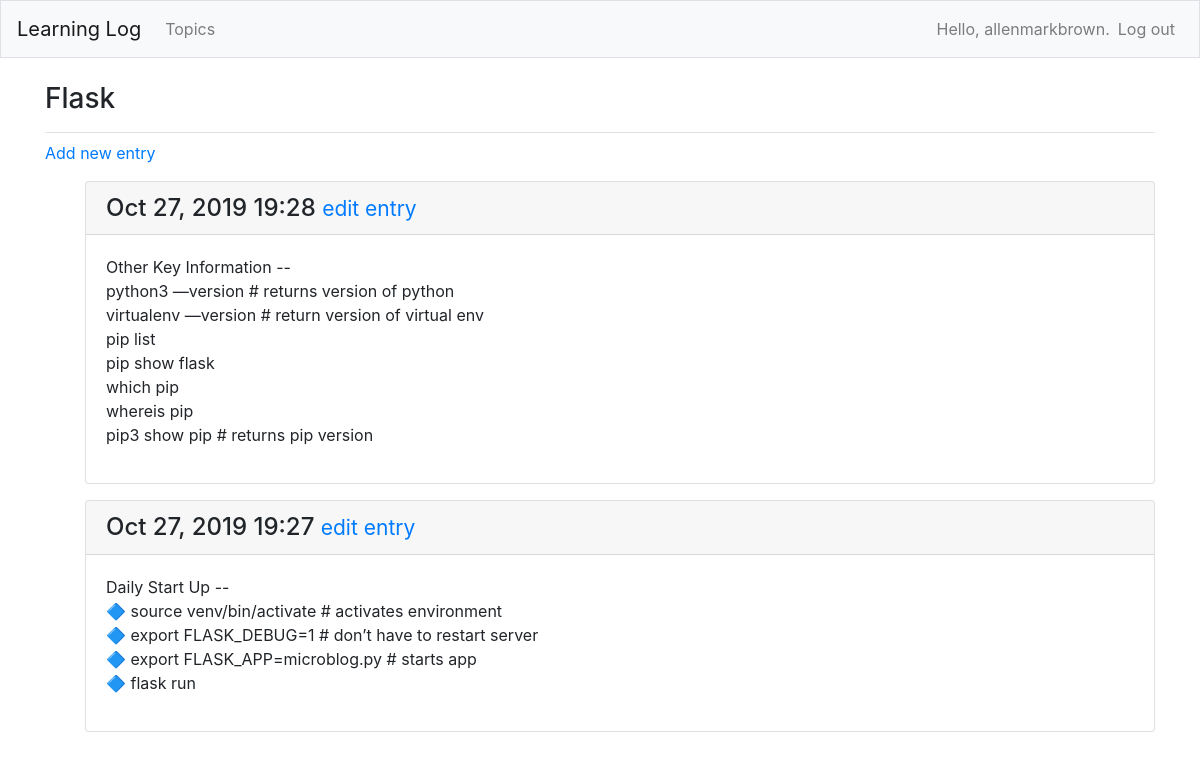
The page /topics/3/ (signed in) on the database its author committed.
### learning_logs/models.py (models this page shows, shortened)
class Topic(models.Model):
    text = models.CharField(max_length=200)
    date_added = models.DateTimeField(auto_now_add=True)
    owner = models.ForeignKey(User, on_delete=models.CASCADE)
    def __str__(self):
        return self.text

class Entry(models.Model):
    topic = models.ForeignKey(Topic, on_delete=models.CASCADE)
    text = models.TextField()
    date_added = models.DateTimeField(auto_now_add=True)
    class Meta:
        verbose_name_plural = 'entries'

### learning_logs/views.py (the view)
# urls.py: path('topics/<int:topic_id>/', views.topic, name='topic'),
@login_required
def topic(request, topic_id):
    topic = Topic.objects.get(id=topic_id)
    if topic.owner != request.user:
        raise Http404
    entries = topic.entry_set.order_by('-date_added')
    context = {'topic': topic, 'entries': entries}
    return render(request, 'learning_logs/topic.html', context)

### learning_logs/templates/learning_logs/topic.html
{% extends 'learning_logs/base.html' %}
{% block page_header %}
  <h3>{{ topic }}</h3>
{% endblock page_header %}
{% block content %}
  <p>
    <a href="{% url 'learning_logs:new_entry' topic.id %}">Add new entry</a>
  </p>
  <ul>
  {% for entry in entries %}
    <div class="card mb-3">
      <h4 class="card-header">
        {{ entry.date_added|date:'M d, Y H:i' }}
        <small><a href="{% url 'learning_logs:edit_entry' entry.id %}">
            edit entry</a></small>
      </h4>
      <div class="card-body">
        {{ entry.text|linebreaks }}
      </div>
    </div>
  {% empty %}
    <p>There are no entries for this topic yet.</p>
  {% endfor %}
{% endblock content %}

### learning_logs/templates/learning_logs/base.html (shortened to what this page needs)
{% load bootstrap4 %}
<!doctype html>
<html lang="en">
<head>
  {% bootstrap_css %}
</head>
<body>
  <nav class="navbar navbar-expand-md navbar-light bg-light mb-4 border">
    <a class="navbar-brand" href="{% url 'learning_logs:index'%}">
        Learning Log</a>
    <div class="collapse navbar-collapse" id="navbarCollapse">
      <ul class="navbar-nav mr-auto">
        <li class="nav-item">
          <a class="nav-link" href="{% url 'learning_logs:topics'%}">
              Topics</a></li>
      </ul>
      <ul class="navbar-nav ml-auto">
        {% if user.is_authenticated %}
          <li class="nav-item">
            <span class="navbar-text"}">Hello, {{ user.username }}.</span>
          </li>
          <li class="nav-item">
            <a class="nav-link" href="{% url 'users:logout' %}">Log out</a>
          </li>
        {% else %}
          <li class="nav-item">
            <a class="nav-link" href="{% url 'users:register' %}">Register</a>
          </li>
          <li class="nav-item">
            <a class="nav-link" href="{% url 'users:login' %}">Log in</a></li>
        {% endif %}
      </ul>
    </div>
  </nav>
  <main role="main" class="container">
    <div class="pb-2 mb-2 border-bottom">
      {% block page_header %}{% endblock page_header %}
    </div>
    <div>
      {% block content %}{% endblock content %}
    </div>
  </main>
</body>
</html>

### rows shown on the page
Topic: text "Flask"
Entry: date_added "Oct 27, 2019 19:28", text "Other Key Information -- python3 —version # returns version of python virtualenv —version # return version of virtual env pip list pip show flask which pip whereis pip pip3 show pip # returns pip version"
Entry: date_added "Oct 27, 2019 19:27", text "Daily Start Up -- 🔷 source venv/bin/activate # activates environment 🔷 export FLASK_DEBUG=1 # don’t have to restart server 🔷 export FLASK_APP=microblog.py # starts app 🔷 flask run"

### other values the page prints
{{ user.username }} "allenmarkbrown"
